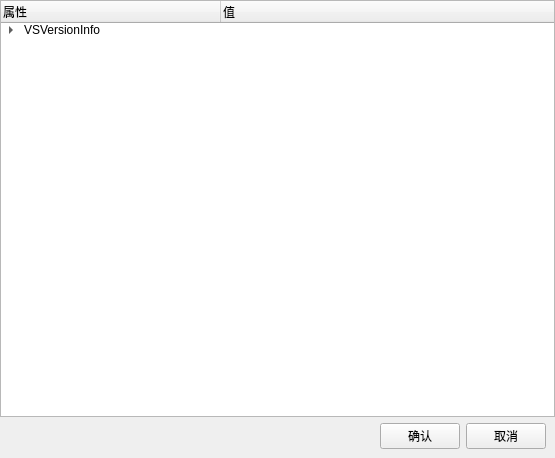
<?xml version="1.0" encoding="UTF-8"?>
<ui version="4.0">
 <class>file_version_desc_widget</class>
 <widget class="QWidget" name="file_version_desc_widget">
  <property name="geometry">
   <rect>
    <x>0</x>
    <y>0</y>
    <width>555</width>
    <height>458</height>
   </rect>
  </property>
  <property name="windowTitle">
   <string>版本文件[*]</string>
  </property>
  <property name="windowIcon">
   <iconset resource="../../resource/resource.qrc">
    <normaloff>:/left_menu/app_icon.png</normaloff>:/left_menu/app_icon.png</iconset>
  </property>
  <layout class="QVBoxLayout" name="verticalLayout" stretch="0,0">
   <property name="leftMargin">
    <number>0</number>
   </property>
   <property name="topMargin">
    <number>0</number>
   </property>
   <property name="rightMargin">
    <number>0</number>
   </property>
   <property name="bottomMargin">
    <number>0</number>
   </property>
   <item>
    <widget class="QTreeWidget" name="file_version_tree">
     <property name="alternatingRowColors">
      <bool>true</bool>
     </property>
     <property name="animated">
      <bool>true</bool>
     </property>
     <attribute name="headerCascadingSectionResizes">
      <bool>false</bool>
     </attribute>
     <attribute name="headerDefaultSectionSize">
      <number>220</number>
     </attribute>
     <attribute name="headerHighlightSections">
      <bool>true</bool>
     </attribute>
     <column>
      <property name="text">
       <string>属性</string>
      </property>
     </column>
     <column>
      <property name="text">
       <string>值</string>
      </property>
     </column>
     <item>
      <property name="text">
       <string>VSVersionInfo</string>
      </property>
      <item>
       <property name="text">
        <string>FixedFileInfo</string>
       </property>
       <item>
        <property name="text">
         <string>File Version</string>
        </property>
        <property name="text">
         <string/>
        </property>
        <item>
         <property name="text">
          <string>1</string>
         </property>
        </item>
        <item>
         <property name="text">
          <string>2</string>
         </property>
        </item>
        <item>
         <property name="text">
          <string>3</string>
         </property>
        </item>
        <item>
         <property name="text">
          <string>4</string>
         </property>
        </item>
       </item>
       <item>
        <property name="text">
         <string>Product Version</string>
        </property>
        <item>
         <property name="text">
          <string>1</string>
         </property>
        </item>
        <item>
         <property name="text">
          <string>2</string>
         </property>
        </item>
        <item>
         <property name="text">
          <string>3</string>
         </property>
        </item>
        <item>
         <property name="text">
          <string>4</string>
         </property>
        </item>
       </item>
       <item>
        <property name="text">
         <string>File Type</string>
        </property>
        <property name="text">
         <string>0x01</string>
        </property>
       </item>
      </item>
      <item>
       <property name="text">
        <string>kids</string>
       </property>
       <item>
        <property name="text">
         <string>StringFileInfo</string>
        </property>
        <item>
         <property name="text">
          <string>StringTable</string>
         </property>
         <item>
          <property name="text">
           <string>CompanyName</string>
          </property>
         </item>
         <item>
          <property name="text">
           <string>FileDescription</string>
          </property>
         </item>
         <item>
          <property name="text">
           <string>FileVersion</string>
          </property>
         </item>
         <item>
          <property name="text">
           <string>InternalName</string>
          </property>
         </item>
         <item>
          <property name="text">
           <string>LegalCopyright</string>
          </property>
         </item>
         <item>
          <property name="text">
           <string>LegalTrademarks</string>
          </property>
         </item>
         <item>
          <property name="text">
           <string>OriginalFilename</string>
          </property>
         </item>
         <item>
          <property name="text">
           <string>ProductName</string>
          </property>
         </item>
         <item>
          <property name="text">
           <string>ProductVersion</string>
          </property>
         </item>
        </item>
       </item>
       <item>
        <property name="text">
         <string>VarFileInfo</string>
        </property>
        <item>
         <property name="text">
          <string>Translation</string>
         </property>
        </item>
       </item>
      </item>
     </item>
    </widget>
   </item>
   <item>
    <layout class="QHBoxLayout" name="horizontalLayout">
     <property name="rightMargin">
      <number>9</number>
     </property>
     <property name="bottomMargin">
      <number>9</number>
     </property>
     <item>
      <spacer name="horizontalSpacer">
       <property name="orientation">
        <enum>Qt::Horizontal</enum>
       </property>
       <property name="sizeHint" stdset="0">
        <size>
         <width>40</width>
         <height>20</height>
        </size>
       </property>
      </spacer>
     </item>
     <item>
      <widget class="QPushButton" name="ok_pb">
       <property name="text">
        <string>确认</string>
       </property>
      </widget>
     </item>
     <item>
      <widget class="QPushButton" name="cancel_pb">
       <property name="text">
        <string>取消</string>
       </property>
      </widget>
     </item>
    </layout>
   </item>
  </layout>
 </widget>
 <resources>
  <include location="../../resource/resource.qrc"/>
 </resources>
 <connections/>
</ui>
